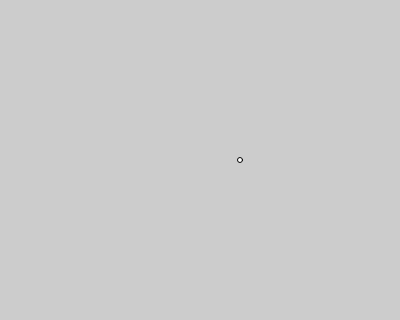
Frame 1 (no input)
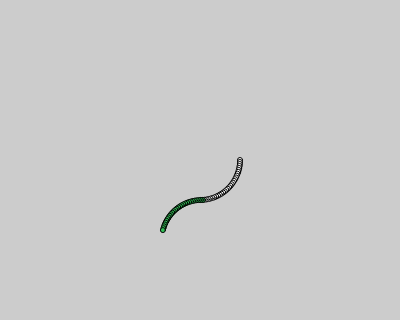
Frame 60 (no input)
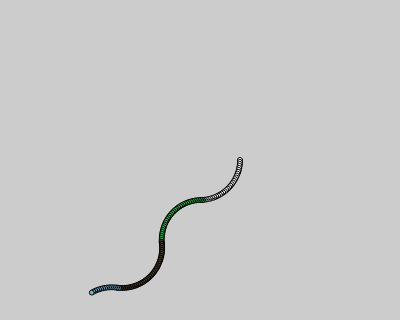
Frame 120 (the mouse pressed at the canvas centre since frame 60)

The p5.js sketch that drew these frames (run headless with seeded random() and noise() and a simulated clock; from frame 60 on, the mouse is pressed at the canvas centre):

// p5.js sketch
// ── sketch.js
let angle = 0.0;
let rsize = 40;
let x0 = rsize;
let y0 = rsize;
let rad = rsize;
let speed = 0.05;
let cir_len = 5;
let step_count;
let step_index;
let jiggle;
let loopFlag = 1;
let startX;
let startY;
let step_count_start;

function setup() {
  // createCanvas(windowWidth, windowHeight);
  createCanvas(400, 320);
  background(204);
  // angle = TWO_PI * 0.75;
  angle = 0;
  // step_count = PI * 1.2 / speed;
  step_count_start = PI / 2 / speed;
  step_count = step_count_start;
  step_index = 0;
  jiggle = step_count * 0.20
  console.log(frameCount, 'step_count', step_count)
  startX = width/2;
  startY = height/2;
  x0 = startX;
  y0 = startY;
}

function draw() {
  let dx = cos(angle) * rad;
  let dy = sin(angle) * rad;
  let x1 = x0 + dx;
  let y1 = y0 + dy;
  ellipse( x1, y1, cir_len, cir_len);
  // line(x0, y0, x1, y1)
  
  let offy = y1 > height || y1 < 0
  let offx = x1 > width || x1 < 0
  if (offy || offx) {
    nextGrid();
    return;
  }

  angle += speed;
  if (angle > TWO_PI) {
    angle -= TWO_PI;
  }
  else if (angle < -TWO_PI) {
    angle += TWO_PI;
  }
  // console.log(frameCount, 'angle', angle)
  step_index++;
  if (step_index > step_count) {
    step_count += random(-jiggle,jiggle)
    if (step_count < 0) {
      step_count = step_count_start;
    }
    // step_count += jiggle;
    step_index = 0;
    speed = -speed;
    x0 = x0 + dx*2;
    y0 = y0 + dy*2;
    angle += PI
    let r = int(random(255))
    let g = int(random(255))
    let b = int(random(255))
    fill(r,g,b)
  }
}

function nextGrid() {
  x0 = startX
  y0 = startY
}

function mousePressed() {
  if (loopFlag) {
    noLoop();
    loopFlag = 0;
  }
  else {
    loop();
    loopFlag = 1;
  }
}

// https://editor.p5js.org/jht1493/sketches/nvxYpsYW9
// circles grid

// https://editor.p5js.org/jht1493/sketches/QvWMvdsPN
// circles waves jiggle2

// https://editor.p5js.org/jht1493/sketches/6m4rTU_M1
// circles waves jiggle

// https://editor.p5js.org/jht1493/sketches/XnsQ-CAuV
// circles black waves

// https://editor.p5js.org/jht1493/sketches/xZGAWtzf_
// circles black pie

// https://editor.p5js.org/jht1493/sketches/jAvVW37Mm
// circles in the mix

// https://editor.p5js.org/jht1493/sketches/0IZtaK_fH
// Ex_08_14 Circular Motion

// https://github.com/lmccart/gswp5.js-code/blob/master/08_Motion/Ex_08_14.js
